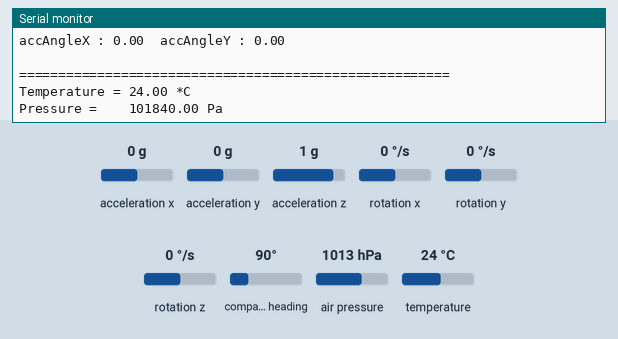
The sketch below on a simulated Arduino Uno, built with avr-gcc and run on an emulated ATmega328P. On the bench: the last lines printed to the serial monitor. The test bench sets the inputs (shaded band); at power-on: acceleration x 0 g, acceleration y 0 g, compass heading 90°, air pressure 1013 hPa, acceleration z 1 g, rotation x 0 °/s, rotation y 0 °/s, rotation z 0 °/s, temperature 24 °C. No radio packets arrive unless stated.

Above: at 4.2 s.
4.3 s: acceleration x set to -1.4 g
At 4.46 s:
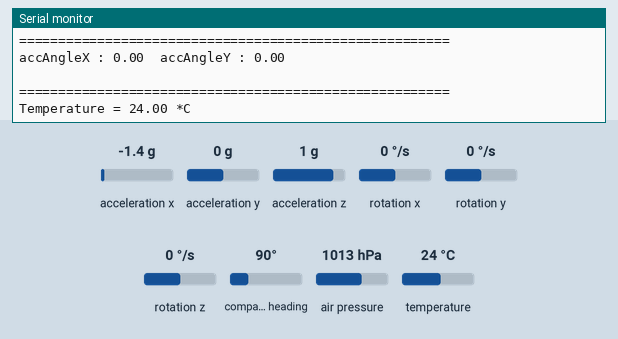
7.3 s: acceleration y set to 0.8 g
At 7.62 s:
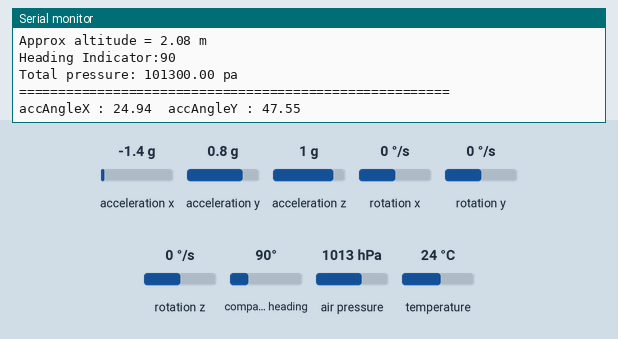
10.3 s: compass heading set to 7°
13.3 s: air pressure set to 1000 hPa
At 13.56 s:
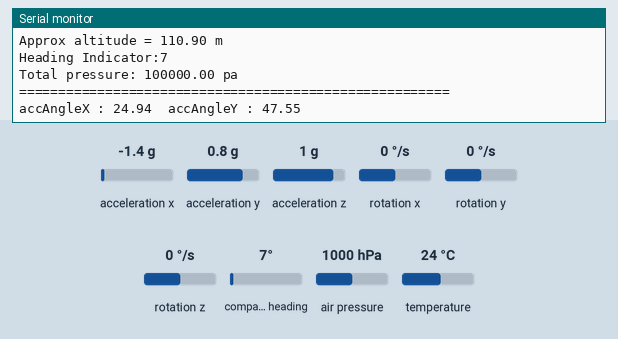
16.3 s: acceleration x set to 0 g
At 16.55 s:
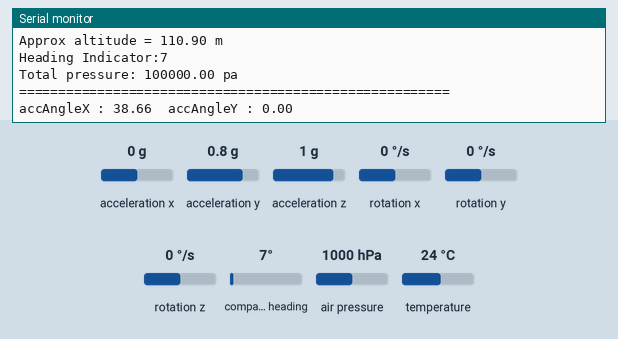
19.3 s: acceleration y set to 0 g
At 19.52 s:
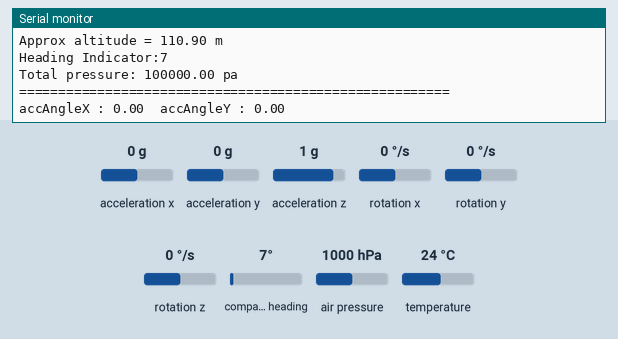
Timing chart, 0 to 22.3 s (numbered marks = the images above; inputs shaded):
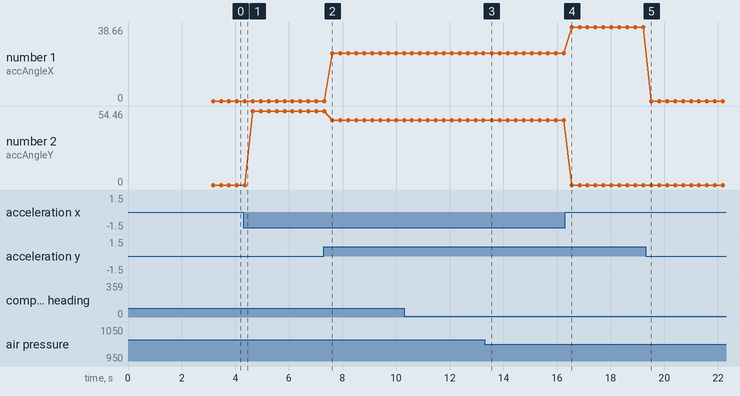

Measured:
- after the input at 7.3 s, the serial monitor: prints a new line after 0.32 s (image 2)
- after the input at 13.3 s, the serial monitor: prints a new line after 0.08 s (image 3)
- after the input at 16.3 s, the serial monitor: prints a new line after 0.24 s (image 4)
- after the input at 19.3 s, the serial monitor: prints a new line after 0.21 s (image 5)
- plotted number 1: 0 → 24.94 after the input at 7.3 s, 24.94 → 38.66 after the input at 16.3 s
- plotted number 2: 0 → 54.46 after the input at 4.3 s, 54.46 → 47.55 after the input at 7.3 s, 47.55 → 0 after the input at 16.3 s

The sketch:

TRANSMITTER.ino
```cpp
#include <SPI.h>
#include <nRF24L01.h>
#include <RF24.h>

#include <Wire.h>

#include <Adafruit_BMP280.h>
#include <SFE_BMP180.h>
#include <MPU6050_tockn.h>

#include <QMC5883L.h>


QMC5883L compass;

MPU6050 mpu6050(Wire);

Adafruit_BMP280 bmp;

SFE_BMP180 pressure;

RF24 radio(7, 8); // CE, CSN
const byte address[6] = "00001";
float data[7];
void setup() {

  radio.begin();
  radio.openWritingPipe(address);
  radio.setPALevel(RF24_PA_MAX);
  radio.stopListening();

  Serial.begin(9600);
  Wire.begin();
  mpu6050.begin();
  mpu6050.calcGyroOffsets(true);


  Serial.println(F("BMP280 test"));

  if (!bmp.begin(0x76)) {
    Serial.println(F("Could not find a valid BMP280 sensor, check wiring!"));
    while (1);
  }

  /* Default settings from datasheet. */
  bmp.setSampling(Adafruit_BMP280::MODE_NORMAL,     /* Operating Mode. */
                  Adafruit_BMP280::SAMPLING_X2,     /* Temp. oversampling */
                  Adafruit_BMP280::SAMPLING_X16,    /* Pressure oversampling */
                  Adafruit_BMP280::FILTER_X16,      /* Filtering. */
                  Adafruit_BMP280::STANDBY_MS_500); /* Standby time. */

  compass.init();
  compass.setSamplingRate(50);


  Serial.println("QMC5883L Compass Demo");
  Serial.println("Turn compass in all directions to calibrate....");

  if (pressure.begin())
    Serial.println("BMP180 init success");
  else
  {

    Serial.println("BMP180 init fail\n\n");
    while(1); // Pause forever.
  }

}

void loop() {
    mpu6050.update();


    Serial.println("=======================================================");

    Serial.print("accAngleX : ");Serial.print(mpu6050.getAccAngleX());
    Serial.print("\taccAngleY : ");Serial.println(mpu6050.getAccAngleY());
    Serial.println(" ");

    Serial.println("=======================================================\n");


    Serial.print(F("Temperature = "));
    Serial.print(bmp.readTemperature());
    Serial.println(" *C");

    Serial.print(F("Pressure =    "));
    Serial.print((bmp.readPressure())+540);
    Serial.println(" Pa");

    Serial.print(("Approx altitude = "));
    Serial.print(bmp.readAltitude(1013.25)); // Adjusted to local forecast!
    Serial.println(" m");

      int heading = compass.readHeading();
    if(heading==0) {
    /* Still calibrating, so measure but don't print */
  } else {
    Serial.print("Heading Indicator:");
    Serial.print(heading);
    Serial.println("");

  }

   char status;
  double T,P,p0,a;

  status = pressure.startTemperature();
  if (status != 0)
  {
    // Wait for the measurement to complete:
    delay(status);

    // Retrieve the completed temperature measurement:
    // Note that the measurement is stored in the variable T.
    // Function returns 1 if successful, 0 if failure.

    status = pressure.getTemperature(T);
    if (status != 0)
    {

      status = pressure.startPressure(3);
      if (status != 0)
      {
        // Wait for the measurement to complete:
        delay(status);

        // Retrieve the completed pressure measurement:
        // Note that the measurement is stored in the variable P.
        // Note also that the function requires the previous temperature measurement (T).
        // (If temperature is stable, you can do one temperature measurement for a number of pressure measurements.)
        // Function returns 1 if successful, 0 if failure.

        status = pressure.getPressure(P,T);
        if (status != 0)
        {
          // Print out the measurement:
          Serial.print("Total pressure: ");
          Serial.print(P*100,2);
          Serial.print(" pa ");
          Serial.println();

          // The pressure sensor returns abolute pressure, which varies with altitude.
          // To remove the effects of altitude, use the sealevel function and your current altitude.
          // This number is commonly used in weather reports.
          // Parameters: P = absolute pressure in mb, ALTITUDE = current altitude in m.
          // Result: p0 = sea-level compensated pressure in mb


          // On the other hand, if you want to determine your altitude from the pressure reading,
          // use the altitude function along with a baseline pressure (sea-level or other).
          // Parameters: P = absolute pressure in mb, p0 = baseline pressure in mb.
          // Result: a = altitude in m.


        }
        else Serial.println("error retrieving pressure measurement\n");
      }
      else Serial.println("error starting pressure measurement\n");
    }
    else Serial.println("error retrieving temperature measurement\n");
  }
  else Serial.println("error starting temperature measurement\n");


    data[0] =((bmp.readPressure())+540);
    data[1] =(bmp.readTemperature());
    data[2] =(bmp.readAltitude(1013.25));
    data[3] =(mpu6050.getAccAngleX());
    data[4] =(mpu6050.getAccAngleY());
    data[5] =(heading);
    data[6] =(P*100);

    radio.write(data, sizeof(data));

}
```
